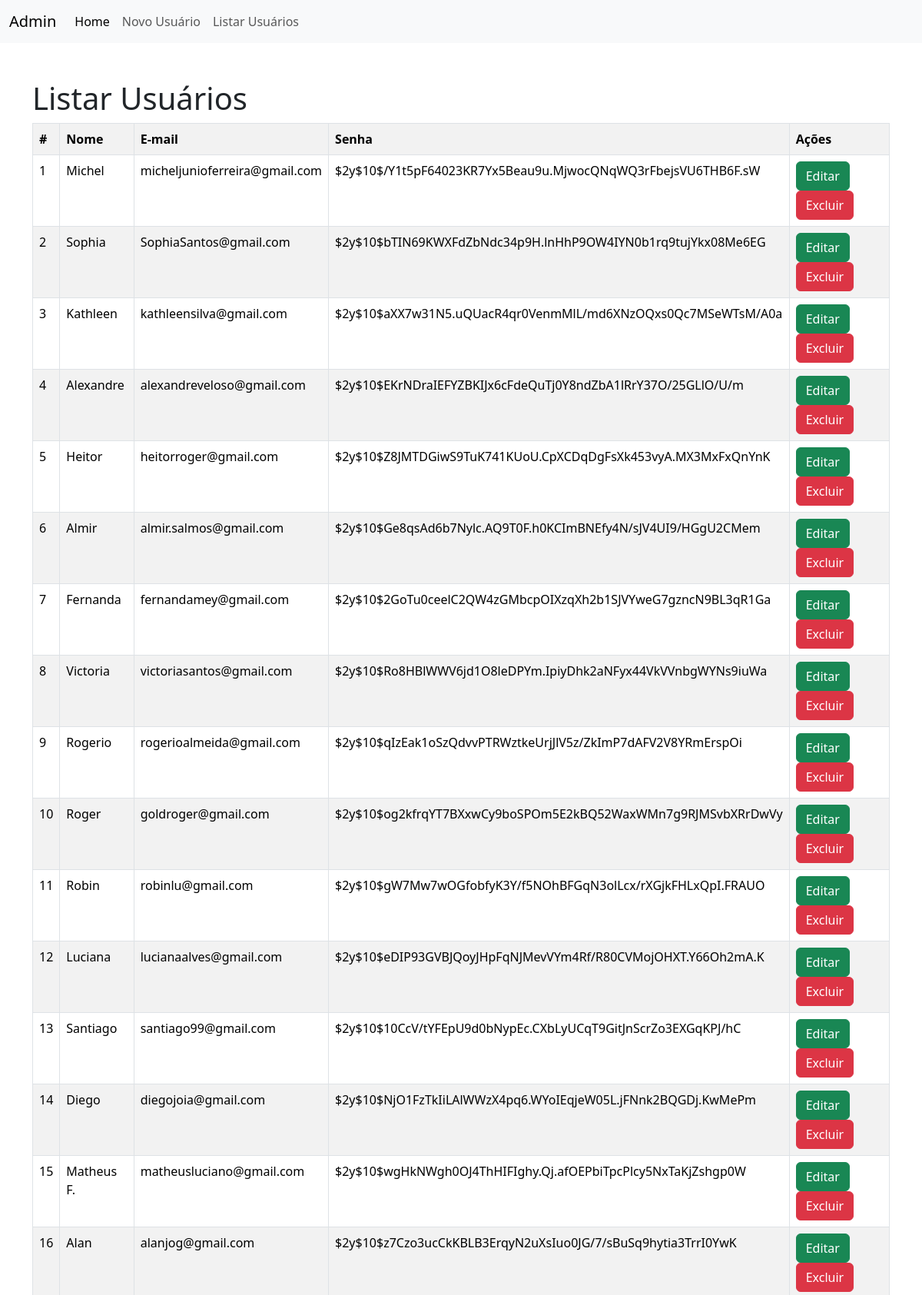
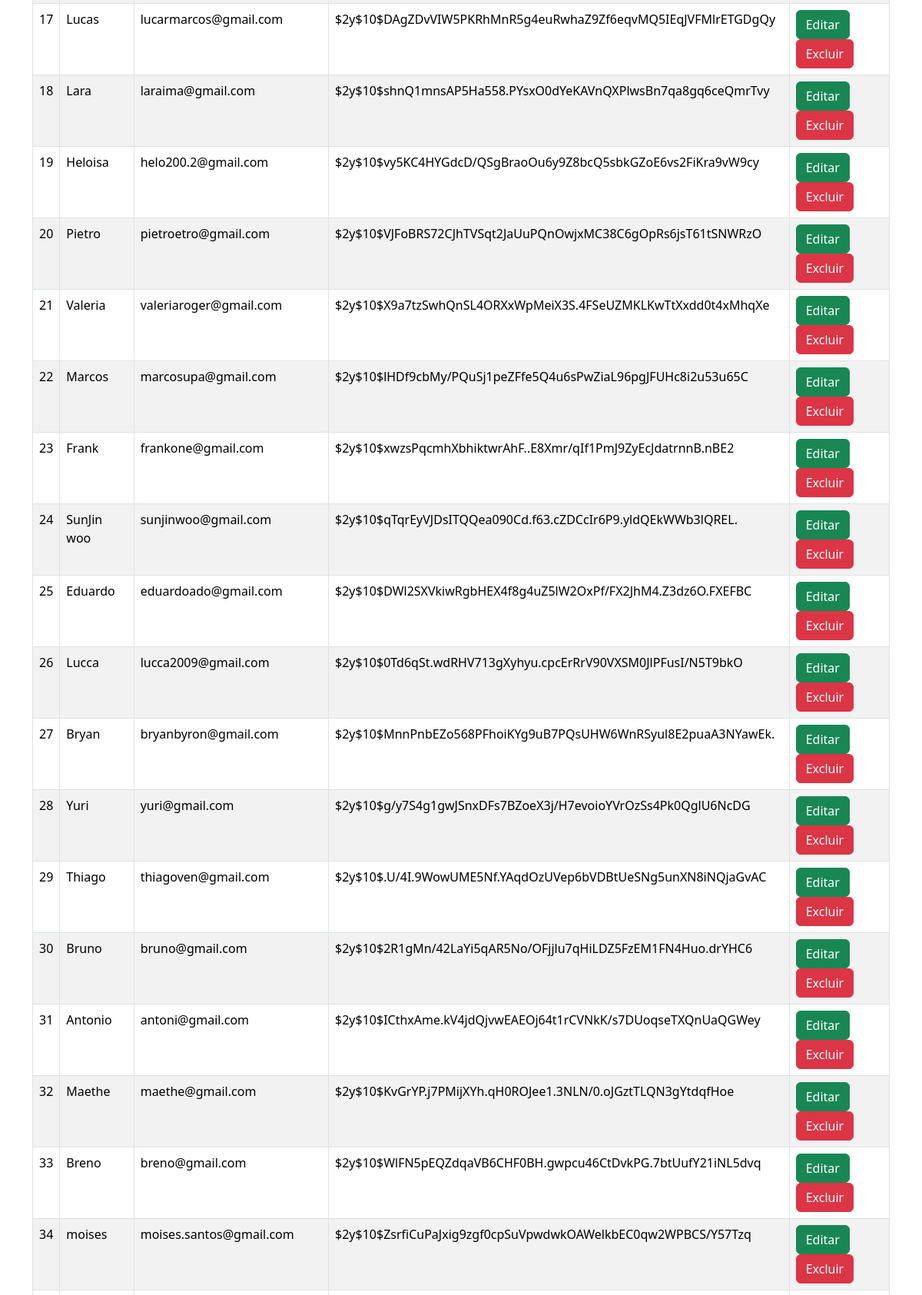
Screenshot of /src/views/indexCad.php?page=listar (upper part) with the database file from the repository (2 pictures, top to bottom).
### tables this page shows
CREATE TABLE `usuarios` (
  `id` int(11) NOT NULL,
  `email` varchar(255) NOT NULL,
  `senha` varchar(255) NOT NULL,
  `nome` varchar(255) NOT NULL
);

### src/controllers/listar-usuario.php (the view)
<h1>Listar Usuários</h1>
<?php
$sql = "SELECT * FROM usuarios";
$res = $conn->query($sql);
$qtd = $res->num_rows;
if ($qtd > 0) {
    print "<table class='table table-hover table-striped table-bordered'>";
    print "<tr>";
    print "<th>#</th>";
    print "<th>Nome</th>";
    print "<th>E-mail</th>";
    print "<th>Senha</th>";
    print "<th>Ações</th>";
    print "</tr>";
    while ($row = $res->fetch_object()) {
        print "<tr>";
        print "<td>" . $row->id . "</td>";
        print "<td>" . $row->nome . "</td>";
        print "<td>" . $row->email . "</td>";
        print "<td>" . $row->senha . "</td>";
        print
            "<td>
                <button onclick=\"location.href='?page=editar&id=" . $row->id . "';\" class='btn btn-success'>Editar</button>
                <button onclick=\"if(confirm('Tem certeza que deseja EXLUIR?')){location.href='?page=salvar&acao=excluir&id=" . $row->id . "';}else{false;}\"
                class='btn btn-danger'>Excluir</button>
            </td>";
        print "</tr>";
    }
    print "</table>";
} else {
    print "<p class='alert alert-danger'>Não encontrou resultados!</p>";
}
?>

### src/views/indexCad.php (shortened to what this page needs)
<!doctype html>
<html lang="en">
<head>
    <link href="https://cdn.jsdelivr.net/npm/bootstrap@5.3.3/dist/css/bootstrap.min.css" rel="stylesheet">
    <link rel="stylesheet" href=".../assets/styles/style-admin.css">
</head>
<body>
    <nav class="navbar navbar-expand-lg bg-body-tertiary">
        <div class="container-fluid">
            <a class="navbar-brand" href="indexCad.php">Admin</a>
            <div class="collapse navbar-collapse" id="navbarNav">
                <ul class="navbar-nav">
                    <li class="nav-item">
                        <a class="nav-link active" aria-current="page" href="index.html">Home</a>
                    </li>
                    <li class="nav-item">
                        <a class="nav-link" href="?page=novo">Novo Usuário</a>
                    </li>
                    <li class="nav-item">
                        <a class="nav-link" href="?page=listar">Listar Usuários</a>
                    </li>
                </ul>
            </div>
        </div>
    </nav>
    <div class="container">
        <div class="row">
            <div class="col mt-5">
                <?php
                include("./conexao/conexao.php");
                switch (@$_REQUEST["page"]) {
                    case "listar":
                        include("./listar/listar-usuario.php");
                        break;
                }
                ?>
            </div>
        </div>
    </div>
</body>
</html>

### rows the page displays
usuarios: id "1", nome "Michel", email "micheljunioferreira@gmail.com", senha "$2y$10$/Y1t5pF64023KR7Yx5Beau9u.MjwocQNqWQ3rFbejsVU6THB6F.sW"
usuarios: id "2", nome "Sophia", email "SophiaSantos@gmail.com", senha "$2y$10$bTIN69KWXFdZbNdc34p9H.lnHhP9OW4IYN0b1rq9tujYkx08Me6EG"
usuarios: id "3", nome "Kathleen", email "kathleensilva@gmail.com", senha "$2y$10$aXX7w31N5.uQUacR4qr0VenmMlL/md6XNzOQxs0Qc7MSeWTsM/A0a"
usuarios: id "4", nome "Alexandre", email "alexandreveloso@gmail.com", senha "$2y$10$EKrNDraIEFYZBKIJx6cFdeQuTj0Y8ndZbA1lRrY37O/25GLlO/U/m"
usuarios: id "5", nome "Heitor", email "heitorroger@gmail.com", senha "$2y$10$Z8JMTDGiwS9TuK741KUoU.CpXCDqDgFsXk453vyA.MX3MxFxQnYnK"
usuarios: id "6", nome "Almir", email "almir.salmos@gmail.com", senha "$2y$10$Ge8qsAd6b7Nylc.AQ9T0F.h0KCImBNEfy4N/sJV4UI9/HGgU2CMem"
usuarios: id "7", nome "Fernanda", email "fernandamey@gmail.com", senha "$2y$10$2GoTu0ceelC2QW4zGMbcpOIXzqXh2b1SJVYweG7gzncN9BL3qR1Ga"
usuarios: id "8", nome "Victoria", email "victoriasantos@gmail.com", senha "$2y$10$Ro8HBlWWV6jd1O8leDPYm.IpiyDhk2aNFyx44VkVVnbgWYNs9iuWa"
usuarios: id "9", nome "Rogerio", email "rogerioalmeida@gmail.com", senha "$2y$10$qIzEak1oSzQdvvPTRWztkeUrjJlV5z/ZkImP7dAFV2V8YRmErspOi"
usuarios: id "10", nome "Roger", email "goldroger@gmail.com", senha "$2y$10$og2kfrqYT7BXxwCy9boSPOm5E2kBQ52WaxWMn7g9RJMSvbXRrDwVy"
usuarios: id "11", nome "Robin", email "robinlu@gmail.com", senha "$2y$10$gW7Mw7wOGfobfyK3Y/f5NOhBFGqN3olLcx/rXGjkFHLxQpI.FRAUO"
usuarios: id "12", nome "Luciana", email "lucianaalves@gmail.com", senha "$2y$10$eDIP93GVBJQoyJHpFqNJMevVYm4Rf/R80CVMojOHXT.Y66Oh2mA.K"
usuarios: id "13", nome "Santiago", email "santiago99@gmail.com", senha "$2y$10$10CcV/tYFEpU9d0bNypEc.CXbLyUCqT9GitJnScrZo3EXGqKPJ/hC"
usuarios: id "14", nome "Diego", email "diegojoia@gmail.com", senha "$2y$10$NjO1FzTkIiLAlWWzX4pq6.WYoIEqjeW05L.jFNnk2BQGDj.KwMePm"
usuarios: id "15", nome "Matheus F.", email "matheusluciano@gmail.com", senha "$2y$10$wgHkNWgh0OJ4ThHIFIghy.Qj.afOEPbiTpcPlcy5NxTaKjZshgp0W"
usuarios: id "16", nome "Alan", email "alanjog@gmail.com", senha "$2y$10$z7Czo3ucCkKBLB3ErqyN2uXsIuo0JG/7/sBuSq9hytia3TrrI0YwK"
usuarios: id "17", nome "Lucas", email "lucarmarcos@gmail.com", senha "$2y$10$DAgZDvVIW5PKRhMnR5g4euRwhaZ9Zf6eqvMQ5IEqJVFMlrETGDgQy"
usuarios: id "18", nome "Lara", email "laraima@gmail.com", senha "$2y$10$shnQ1mnsAP5Ha558.PYsxO0dYeKAVnQXPlwsBn7qa8gq6ceQmrTvy"
usuarios: id "19", nome "Heloisa", email "helo200.2@gmail.com", senha "$2y$10$vy5KC4HYGdcD/QSgBraoOu6y9Z8bcQ5sbkGZoE6vs2FiKra9vW9cy"
usuarios: id "20", nome "Pietro", email "pietroetro@gmail.com", senha "$2y$10$VJFoBRS72CJhTVSqt2JaUuPQnOwjxMC38C6gOpRs6jsT61tSNWRzO"
usuarios: id "21", nome "Valeria", email "valeriaroger@gmail.com", senha "$2y$10$X9a7tzSwhQnSL4ORXxWpMeiX3S.4FSeUZMKLKwTtXxdd0t4xMhqXe"
usuarios: id "22", nome "Marcos", email "marcosupa@gmail.com", senha "$2y$10$lHDf9cbMy/PQuSj1peZFfe5Q4u6sPwZiaL96pgJFUHc8i2u53u65C"
usuarios: id "23", nome "Frank", email "frankone@gmail.com", senha "$2y$10$xwzsPqcmhXbhiktwrAhF..E8Xmr/qIf1PmJ9ZyEcJdatrnnB.nBE2"
usuarios: id "24", nome "SunJin woo", email "sunjinwoo@gmail.com", senha "$2y$10$qTqrEyVJDsITQQea090Cd.f63.cZDCcIr6P9.yldQEkWWb3lQREL."
usuarios: id "25", nome "Eduardo", email "eduardoado@gmail.com", senha "$2y$10$DWl2SXVkiwRgbHEX4f8g4uZ5lW2OxPf/FX2JhM4.Z3dz6O.FXEFBC"
usuarios: id "26", nome "Lucca", email "lucca2009@gmail.com", senha "$2y$10$0Td6qSt.wdRHV713gXyhyu.cpcErRrV90VXSM0JlPFusI/N5T9bkO"
usuarios: id "27", nome "Bryan", email "bryanbyron@gmail.com", senha "$2y$10$MnnPnbEZo568PFhoiKYg9uB7PQsUHW6WnRSyul8E2puaA3NYawEk."
usuarios: id "28", nome "Yuri", email "yuri@gmail.com", senha "$2y$10$g/y7S4g1gwJSnxDFs7BZoeX3j/H7evoioYVrOzSs4Pk0QglU6NcDG"
usuarios: id "29", nome "Thiago", email "thiagoven@gmail.com", senha "$2y$10$.U/4I.9WowUME5Nf.YAqdOzUVep6bVDBtUeSNg5unXN8iNQjaGvAC"
usuarios: id "30", nome "Bruno", email "bruno@gmail.com", senha "$2y$10$2R1gMn/42LaYi5qAR5No/OFjjlu7qHiLDZ5FzEM1FN4Huo.drYHC6"
usuarios: id "31", nome "Antonio", email "antoni@gmail.com", senha "$2y$10$ICthxAme.kV4jdQjvwEAEOj64t1rCVNkK/s7DUoqseTXQnUaQGWey"
usuarios: id "32", nome "Maethe", email "maethe@gmail.com", senha "$2y$10$KvGrYP.j7PMijXYh.qH0ROJee1.3NLN/0.oJGztTLQN3gYtdqfHoe"
usuarios: id "33", nome "Breno", email "breno@gmail.com", senha "$2y$10$WlFN5pEQZdqaVB6CHF0BH.gwpcu46CtDvkPG.7btUufY21iNL5dvq"
usuarios: id "34", nome "moises", email "moises.santos@gmail.com", senha "$2y$10$ZsrfiCuPaJxig9zgf0cpSuVpwdwkOAWelkbEC0qw2WPBCS/Y57Tzq"
